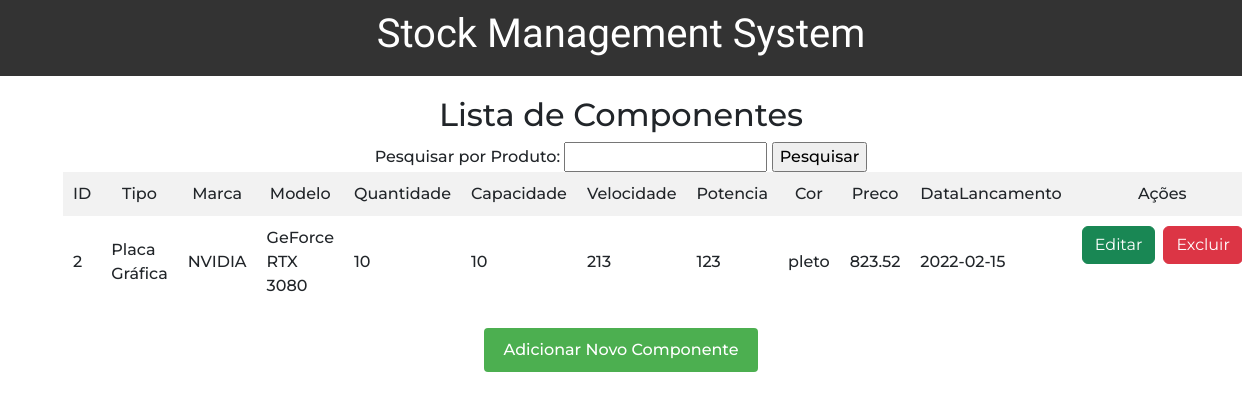
/index.php?produto=Placa Gráfica (signed in), run on an earlier commit of the app's database.
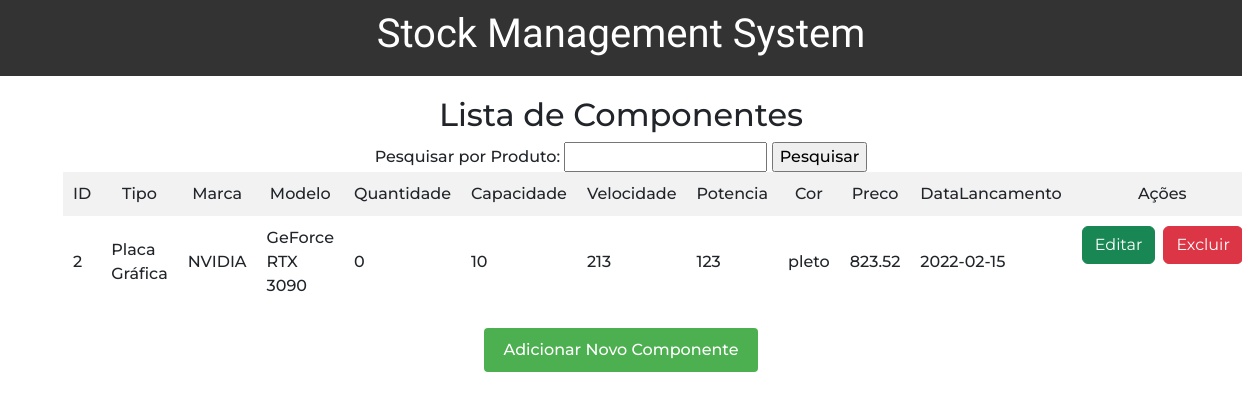
And on a later commit of the database.
### tables this page shows
CREATE TABLE `componentes` (
  `ID` int(11) NOT NULL,
  `Tipo` varchar(50) NOT NULL,
  `Marca` varchar(50) DEFAULT NULL,
  `Modelo` varchar(50) DEFAULT NULL,
  `Quantidade` int(11) NOT NULL,
  `Capacidade` int(11) DEFAULT NULL,
  `Velocidade` varchar(20) DEFAULT NULL,
  `Potencia` int(11) DEFAULT NULL,
  `Cor` varchar(20) DEFAULT NULL,
  `Preco` decimal(10,2) DEFAULT NULL,
  `DataLancamento` date DEFAULT NULL
);

### index.php (the view, shortened to what this page needs)
<!DOCTYPE html>
<html lang="en">
<head>
</head>
<body>
<header>
    <h1>Stock Management System</h1>
</header>
<div class="container">
    <div class="content-container">
        <h2>Lista de Componentes</h2>
        <form method="GET" action="">
            <label for="produto">Pesquisar por Produto:</label>
            <input type="text" name="produto" id="produto">
            <input type="submit" value="Pesquisar">
        </form>
        <?php
        $conexao = new mysqli("localhost","root","","gestaostock");
        $whereClause = "";
        if (isset($_GET['produto']) && !empty($_GET['produto'])) {
            $produto = $conexao->real_escape_string($_GET['produto']);
            $whereClause = " WHERE Tipo LIKE '%$produto%' OR Marca LIKE '%$produto%' OR Modelo LIKE '%$produto%'";
        }
        $query = "SELECT * FROM Componentes" . $whereClause;
        $resultado = $conexao->query($query);
        if ($resultado->num_rows > 0) {
            echo "<table>
                    <tr>
                        <th>ID</th>
                        <th>Tipo</th>
                        <th>Marca</th>
                        <th>Modelo</th>
                        <th>Quantidade</th>
                        <th>Capacidade</th>
                        <th>Velocidade</th>
                        <th>Potencia</th>
                        <th>Cor</th>
                        <th>Preco</th>
                        <th>DataLancamento</th>
                        <th>Ações</th>
                    </tr>";
            while ($linha = $resultado->fetch_assoc()) {
                echo "<tr>
                        <td>{$linha['ID']}</td>
                        <td>{$linha['Tipo']}</td>
                        <td>{$linha['Marca']}</td>
                        <td>{$linha['Modelo']}</td>
                        <td>{$linha['Quantidade']}</td>
                        <td>{$linha['Capacidade']}</td>
                        <td>{$linha['Velocidade']}</td>
                        <td>{$linha['Potencia']}</td>
                        <td>{$linha['Cor']}</td>
                        <td>{$linha['Preco']}</td>
                        <td>{$linha['DataLancamento']}</td>
                        <td style='display: flex; flex-direction: row; gap: .5rem;'>
                            <a href='edit.php?id={$linha['ID']}' class='btn btn-success'>Editar</a>
                            <a href='delete.php?id={$linha['ID']}' class='btn btn-danger'>Excluir</a>
                        </td>
                    </tr>";
            }
            echo "</table>";
        } else {
            echo "Nenhum componente encontrado.";
        }
        ?>
        <a href="add.php" class="button">Adicionar Novo Componente</a>
    </div>
</div>
</body>
</html>

What changed in the data, as far as the page shows it:
changed componentes "Placa Gráfica": Modelo "GeForce RTX 3080" → "GeForce RTX 3090"; Quantidade "10" → "0"
